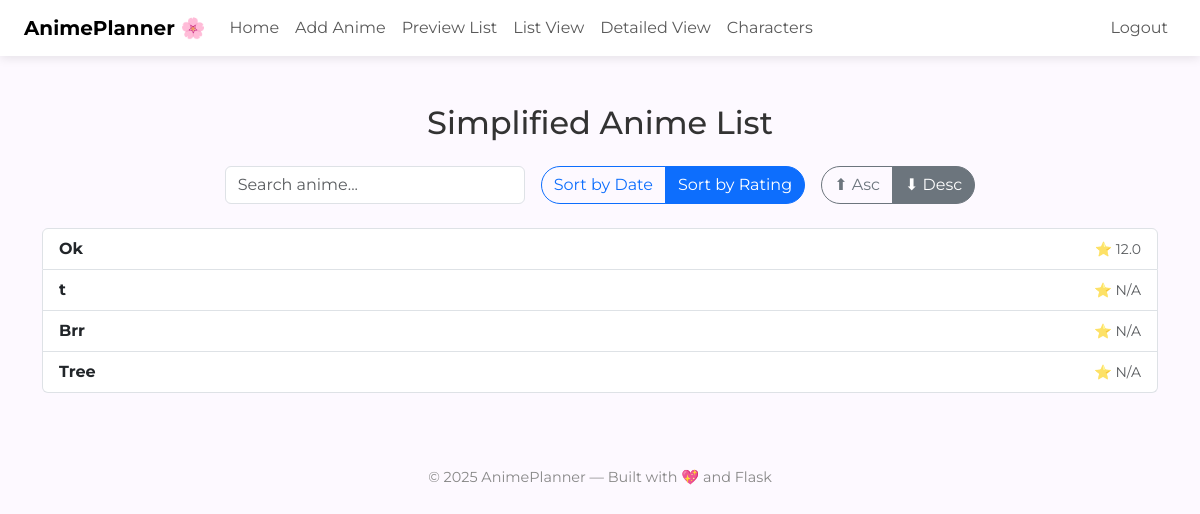
Page /list (signed in) on the earlier database version.
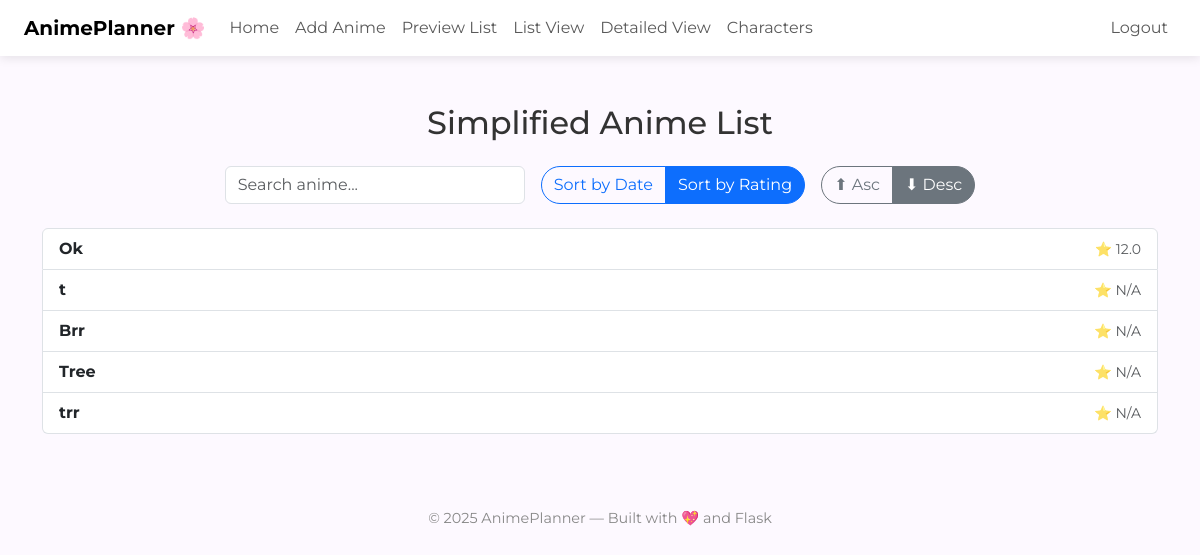
Same page on the later database version.
### tables this page shows
CREATE TABLE anime (
            id INTEGER PRIMARY KEY AUTOINCREMENT,
            title TEXT NOT NULL,
            rating REAL,
            thoughts TEXT,
            date TEXT,
            sequel TEXT,
            details_url TEXT,
            background_url TEXT,
            user_id INTEGER,
            FOREIGN KEY(user_id) REFERENCES users(id) ON DELETE SET NULL
        );

### app.py (the view)
@app.route("/list")
@login_required
def list_view():
    sort_by = request.args.get("sort", "rating")  # default: rating
    order = request.args.get("order", "desc")     # default: descending
    filter_null = request.args.get("filter", "nonull")  # default: filter out NULLs
    if sort_by not in {"date", "rating"}:
        sort_by = "rating"
    if order not in {"asc", "desc"}:
        order = "desc"
    if filter_null not in {"nonull", "all"}:
        filter_null = "nonull"
    sort_column = "rating" if sort_by == "rating" else "date"
    user_id = session.get("user_id")
    base_query = "SELECT id, title, rating, date FROM anime WHERE user_id = ?"
    if filter_null == "nonull":
        base_query += f" AND {sort_column} IS NOT NULL"
    base_query += f" ORDER BY {sort_column} {order.upper()}"
    conn = get_db()
    db = conn.cursor()
    db.execute(base_query, (user_id,))
    anime_list = db.fetchall()
    db.close()
    conn.close()
    return render_template("list.html",
        anime_list=anime_list,
        sort_by=sort_by,
        order=order,
        filter_null=filter_null
    )

### app.py (called while the page is built)
def login_required(f):
    @wraps(f)
    def wrapper(*args, **kwargs):
        if "user_id" not in session:
            flash("Login required.")
            return redirect("/login")
        return f(*args, **kwargs)
    return wrapper

def get_db():
    return sqlite3.connect("anime.db")

### templates/list.html (shortened to what this page needs)
{% extends "layout.html" %}
{% block main %}
<h2 class="mb-4 text-center">Simplified Anime List</h2>
<div class="d-flex justify-content-center gap-3 flex-wrap mb-4">
    <input type="text" id="searchBox" class="form-control" placeholder="Search anime..." style="max-width: 300px;">
    <div class="btn-group">
        <a href="{{ url_for('list_view', sort='date', order=order, filter=filter_null) }}"
           class="btn btn-outline-primary {% if sort_by == 'date' %}active{% endif %}">
           Sort by Date
        </a>
        <a href="{{ url_for('list_view', sort='rating', order=order, filter=filter_null) }}"
           class="btn btn-outline-primary {% if sort_by == 'rating' %}active{% endif %}">
           Sort by Rating
        </a>
    </div>
    <div class="btn-group">
        <a href="{{ url_for('list_view', sort=sort_by, order='asc', filter=filter_null) }}"
           class="btn btn-outline-secondary {% if order == 'asc' %}active{% endif %}">⬆ Asc</a>
        <a href="{{ url_for('list_view', sort=sort_by, order='desc', filter=filter_null) }}"
           class="btn btn-outline-secondary {% if order == 'desc' %}active{% endif %}">⬇ Desc</a>
    </div>
</div>
<ul class="list-group" id="animeList">
    {% for anime in anime_list %}
        <a href="/preview#anime-{{ anime[0] }}"
           class="list-group-item list-group-item-action d-flex justify-content-between align-items-center anime-entry">
            <strong>{{ anime[1] }}</strong>
            <span class="text-muted small">
                {% if sort_by == 'rating' %}
                    ⭐ {{ anime[2] if anime[2] else "N/A" }}
                {% else %}
                    {{ anime[3]|datetimeformat('%b %Y') if anime[3] else "No Date" }}
                {% endif %}
            </span>
        </a>
    {% endfor %}
</ul>
{% endblock %}

### templates/layout.html (shortened to what this page needs)
<!DOCTYPE html>
<html lang="en">
<head>
    <link href="https://cdn.jsdelivr.net/npm/bootstrap@5.3.3/dist/css/bootstrap.min.css" rel="stylesheet">
    <link rel="stylesheet" href="/static/style.css">
    <link rel="stylesheet" href="https://cdn.jsdelivr.net/npm/swiper@11/swiper-bundle.min.css" />
</head>
<body>
    <nav class="navbar navbar-expand-md navbar-light bg-white px-4">
        <a class="navbar-brand fw-bold" href="/">AnimePlanner 🌸</a>
        <div class="collapse navbar-collapse" id="navbarMenu">
            <ul class="navbar-nav me-auto">
                <li class="nav-item"><a class="nav-link" href="/">Home</a></li>
                <li class="nav-item"><a class="nav-link" href="/add">Add Anime</a></li>
                <li class="nav-item"><a class="nav-link" href="/preview">Preview List</a></li>
                <li class="nav-item"><a class="nav-link" href="/list">List View</a></li>
                <li class="nav-item"><a class="nav-link" href="{{ url_for('list_detail') }}">Detailed View</a></li>
                <li class="nav-item"><a class="nav-link" href="/characters">Characters</a></li>
            </ul>
            <ul class="navbar-nav ms-auto">
                {% if session.get('user_id') %}
                    <li class="nav-item"><a class="nav-link" href="/logout">Logout</a></li>
                {% else %}
                    <li class="nav-item"><a class="nav-link" href="/login">Login</a></li>
                    <li class="nav-item"><a class="nav-link" href="/register">Register</a></li>
                {% endif %}
            </ul>
        </div>
    </nav>
    <main class="container my-5">
        {% block main %}{% endblock %}
    </main>
    <footer class="py-4">
        <p>&copy; {{ year if year else 2025 }} AnimePlanner — Built with 💖 and Flask</p>
    </footer>
</body>
</html>

### static/style.css (style rules this page uses)
body { background-color: #fdf9ff; color: #333; }
.btn { border-radius: 2rem; }
a { text-decoration: none; }

### templates/layout.html (style rules this page uses)
body { font-family: 'Montserrat', sans-serif; background-color: #fdf9ff; color: #333; }
nav.navbar { box-shadow: 0 2px 10px rgba(0,0,0,0.1); }
footer { text-align: center; margin-top: 50px; font-size: 0.9em; color: #888; }

Differences in the rows shown:
added anime: title "trr", rating "N/A"
